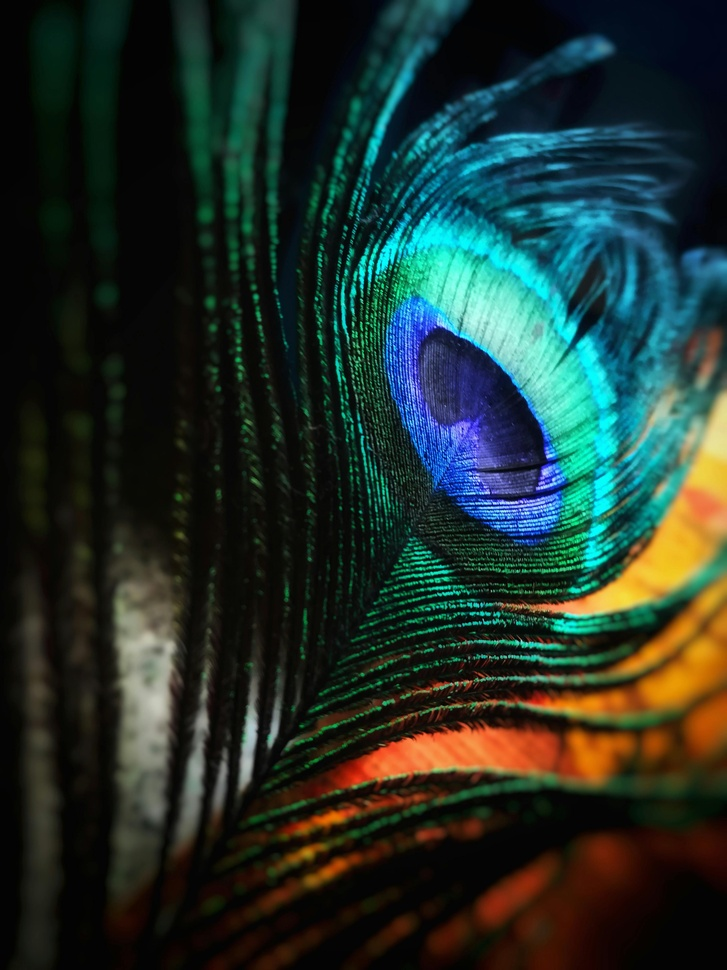
#> input picture python/image.jpg, 727 x 970 px, shrunk from 2976 x 3968 before the run
$ python ex6.py
#> lines starting #> are read from the running program, lines starting #| are printed output that depends on the picture; after the words box and inside, x2 and y2 are one past the last pixel; in counts of white or black regions, pixels touching at a corner belong together
import cv2
import matplotlib.pyplot as plt
img = cv2.imread("image.jpg")
#> img is the input picture: shape (970, 727, 3); mean B, G, R 42.6, 49.2, 33.5

gray = cv2.cvtColor(img,cv2.COLOR_BGR2GRAY)
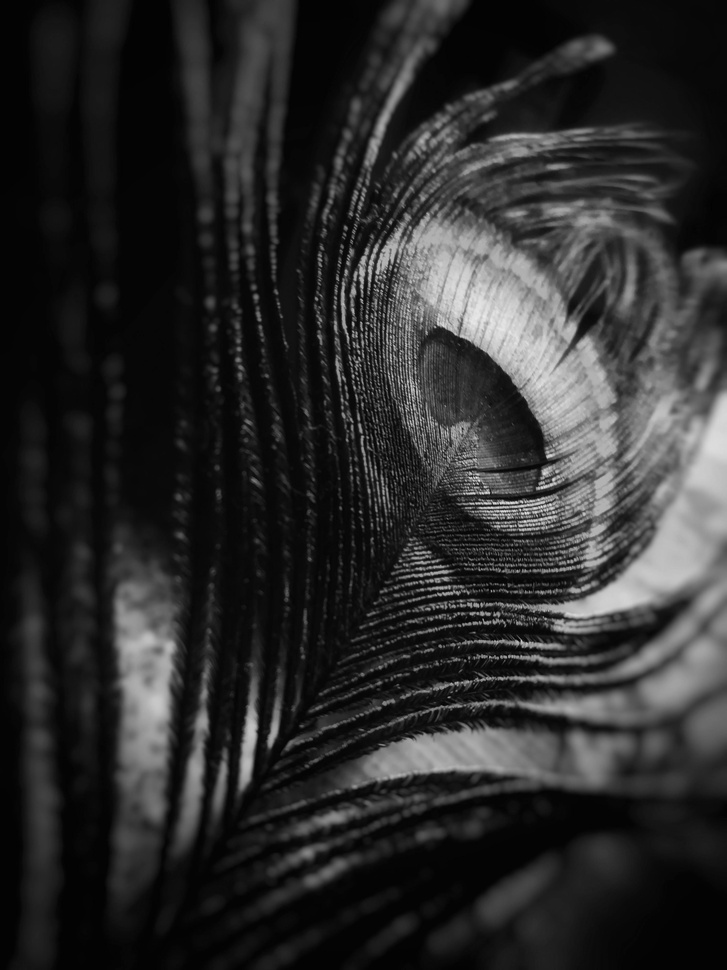
#> gray: shape (970, 727); min 1, max 241, mean 43.8
threshold, thresh = cv2.threshold(gray,0,255,cv2.THRESH_BINARY+cv2.THRESH_OTSU)
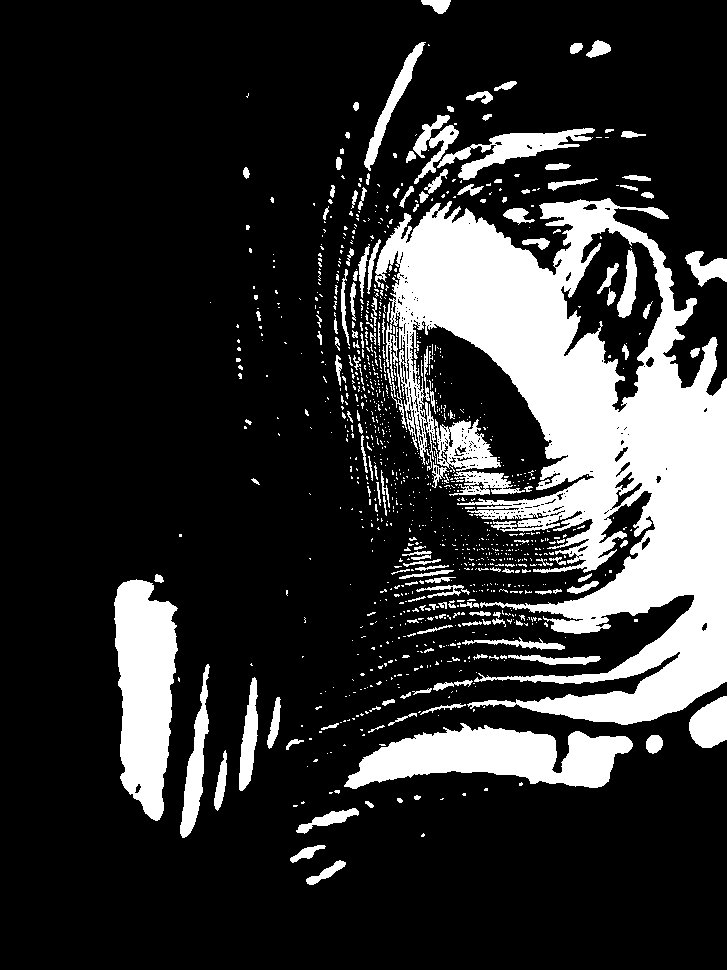
#> thresh: shape (970, 727); 19.3% white; 1070 white regions (911 under 20 px), largest, box (x1, y1, x2, y2) and area: (375, 198, 727, 725) 84798, (114, 579, 178, 821) 11117, (344, 723, 633, 789) 11067
#> threshold = 77
hist = cv2.calcHist(gray,[0],None,[256],[0,256])
#> hist = 256 values, max 171 at index 3, min 0 at index 0, mean 2.84

# plt.imshow(cv2.cvtColor(ist,cv2.COLOR_BGR2RGB))
plt.plot(hist)
plt.show()
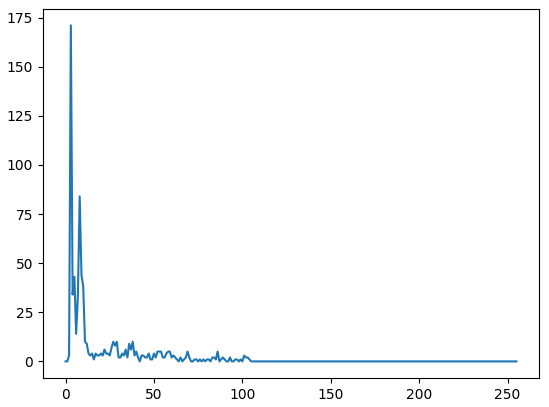
#> figure drawn by matplotlib, 1 panel; curve peaks at x = 3, y = 171
